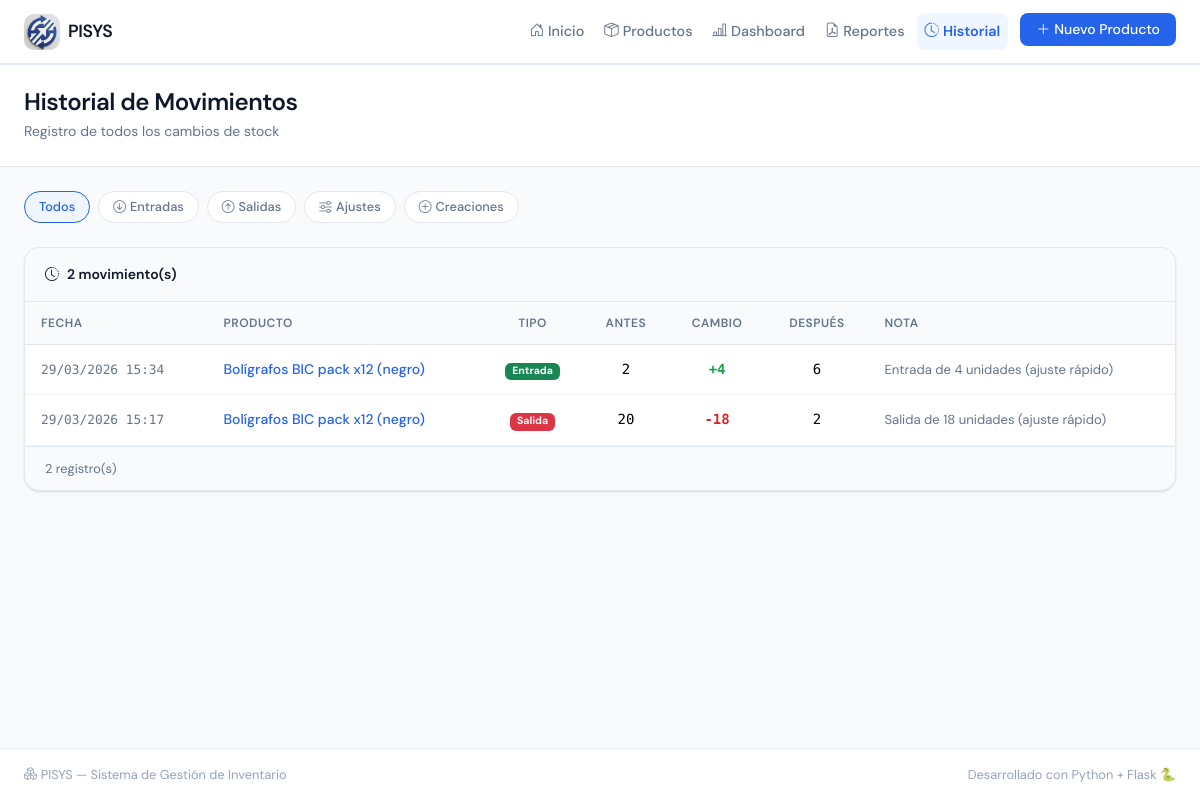
Page /historial on the earlier database version.
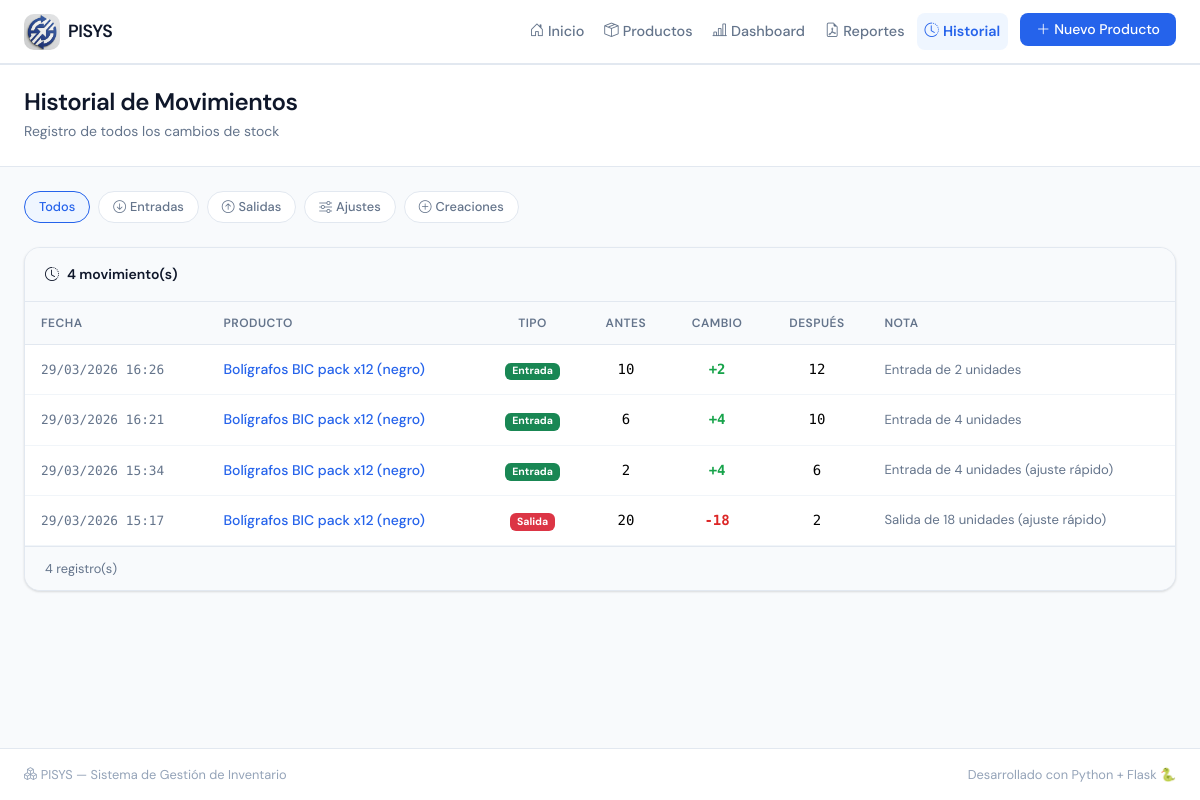
Same page on the later database version.
### app.py (models this page shows, shortened)
class Movimiento(db.Model):
    __tablename__ = 'movimiento'
    id                = db.Column(db.Integer, primary_key=True)
    producto_id       = db.Column(db.Integer, db.ForeignKey('producto.id'), nullable=False)
    tipo              = db.Column(db.String(20), nullable=False, default='ajuste')
    cantidad_cambio   = db.Column(db.Integer, nullable=False)
    cantidad_anterior = db.Column(db.Integer, nullable=False)
    cantidad_nueva    = db.Column(db.Integer, nullable=False)
    nota              = db.Column(db.String(200), nullable=True)
    fecha             = db.Column(db.DateTime, default=datetime.utcnow)
    producto = db.relationship('Producto', backref='movimientos')

class Producto(db.Model):
    __tablename__ = 'producto'
    id             = db.Column(db.Integer, primary_key=True)
    nombre         = db.Column(db.String(100), nullable=False)
    descripcion    = db.Column(db.Text, nullable=True)
    precio         = db.Column(db.Float, nullable=False, default=0.0)
    cantidad       = db.Column(db.Integer, nullable=False, default=0)
    categoria      = db.Column(db.String(50), nullable=True, default='General')
    fecha_creacion = db.Column(db.DateTime, default=datetime.utcnow)

### app.py (the view)
@app.route('/historial')
def historial():
    pagina      = request.args.get('pagina', 1, type=int)
    tipo_filtro = request.args.get('tipo', '')
    consulta = Movimiento.query
    if tipo_filtro:
        consulta = consulta.filter(Movimiento.tipo == tipo_filtro)
    movimientos = consulta.order_by(Movimiento.fecha.desc()) \
                          .paginate(page=pagina, per_page=20, error_out=False)
    return render_template('historial.html', movimientos=movimientos, tipo_filtro=tipo_filtro)

### templates/historial.html (shortened to what this page needs)
{% extends "base.html" %}
{% block contenido %}
<div class="page-header">
    <div class="container-fluid px-4">
        <div class="row align-items-center">
            <div class="col">
                <h1 class="page-title">Historial de Movimientos</h1>
                <p class="page-subtitle">Registro de todos los cambios de stock</p>
            </div>
        </div>
    </div>
</div>
<div class="container-fluid px-4 mt-4 mb-5">
    <div class="d-flex gap-2 mb-4 flex-wrap">
        <a href="{{ url_for('historial') }}"
           class="btn-filtro-tipo {% if not tipo_filtro %}activo{% endif %}">
            Todos
        </a>
        <a href="{{ url_for('historial', tipo='entrada') }}"
           class="btn-filtro-tipo entrada {% if tipo_filtro == 'entrada' %}activo{% endif %}">
            <i class="bi bi-arrow-down-circle me-1"></i>Entradas
        </a>
        <a href="{{ url_for('historial', tipo='salida') }}"
           class="btn-filtro-tipo salida {% if tipo_filtro == 'salida' %}activo{% endif %}">
            <i class="bi bi-arrow-up-circle me-1"></i>Salidas
        </a>
        <a href="{{ url_for('historial', tipo='ajuste') }}"
           class="btn-filtro-tipo ajuste {% if tipo_filtro == 'ajuste' %}activo{% endif %}">
            <i class="bi bi-sliders me-1"></i>Ajustes
        </a>
        <a href="{{ url_for('historial', tipo='creacion') }}"
           class="btn-filtro-tipo creacion {% if tipo_filtro == 'creacion' %}activo{% endif %}">
            <i class="bi bi-plus-circle me-1"></i>Creaciones
        </a>
    </div>
    {% if movimientos.items %}
    <div class="tabla-container">
        <div class="tabla-header">
            <span><i class="bi bi-clock-history me-2"></i>{{ movimientos.total }} movimiento(s)</span>
        </div>
        <div class="table-responsive">
            <table class="table tabla-productos mb-0">
                <thead>
                    <tr>
                        <th>Fecha</th>
                        <th>Producto</th>
                        <th class="text-center">Tipo</th>
                        <th class="text-center">Antes</th>
                        <th class="text-center">Cambio</th>
                        <th class="text-center">Después</th>
                        <th>Nota</th>
                    </tr>
                </thead>
                <tbody>
                    {% for mov in movimientos.items %}
                    <tr class="fila-producto">
                        <td class="mono-font" style="font-size:0.8rem; color: var(--texto-secundario);">
                            {{ mov.fecha.strftime('%d/%m/%Y %H:%M') }}
                        </td>
                        <td>
                            <a href="{{ url_for('detalle_producto', id=mov.producto_id) }}"
                               style="text-decoration:none; color: var(--color-primario); font-weight:500;">
                                {{ mov.producto.nombre }}
                            </a>
                        </td>
                        <td class="text-center">
                            {% if mov.tipo == 'entrada' %}
                                <span class="badge bg-success">Entrada</span>
                            {% elif mov.tipo == 'salida' %}
                                <span class="badge bg-danger">Salida</span>
                            {% elif mov.tipo == 'creacion' %}
                                <span class="badge bg-primary">Creación</span>
                            {% else %}
                                <span class="badge bg-secondary">Ajuste</span>
                            {% endif %}
                        </td>
                        <td class="text-center mono-font">{{ mov.cantidad_anterior }}</td>
                        <td class="text-center mono-font">
                            <span class="{% if mov.cantidad_cambio > 0 %}cambio-positivo{% elif mov.cantidad_cambio < 0 %}cambio-negativo{% else %}cambio-neutro{% endif %}">
                                {% if mov.cantidad_cambio > 0 %}+{% endif %}{{ mov.cantidad_cambio }}
                            </span>
                        </td>
                        <td class="text-center mono-font">{{ mov.cantidad_nueva }}</td>
                        <td style="font-size:0.82rem; color: var(--texto-secundario);">
                            {{ mov.nota or '—' }}
                        </td>
                    </tr>
                    {% endfor %}
                </tbody>
            </table>
        </div>
        <div class="tabla-footer">
            <span>{{ movimientos.total }} registro(s)</span>
        </div>
    </div>
    {% else %}
    <div class="estado-vacio">
        <i class="bi bi-clock-history fs-1 text-muted"></i>
        <h4 class="mt-3">Sin movimientos registrados</h4>
        <p class="text-muted">Los cambios de stock aparecerán aquí automáticamente.</p>
    </div>
    {% endif %}
</div>
{% endblock %}

### templates/base.html (shortened to what this page needs)
<!DOCTYPE html>
<html lang="es">
<head>
    <link href="https://cdn.jsdelivr.net/npm/bootstrap@5.3.3/dist/css/bootstrap.min.css" rel="stylesheet">
    <link href="https://cdn.jsdelivr.net/npm/bootstrap-icons@1.11.3/font/bootstrap-icons.min.css" rel="stylesheet">
    <link href="{{ url_for('static', filename='css/estilos.css') }}" rel="stylesheet">
</head>
<body>
    <nav class="navbar navbar-expand-lg sticky-top" id="navbar-principal">
        <div class="container-fluid px-4">
            <a class="navbar-brand d-flex align-items-center gap-2" href="{{ url_for('inicio') }}">
                <img src="{{ url_for('static', filename='images/logo.png') }}" alt="PISYS Logo"
                    style="width: 36px; height: 36px; border-radius: 10px; object-fit: cover;">
                <span class="brand-text">PISYS</span>
            </a>
            <div class="collapse navbar-collapse" id="navbarMenu">
                <ul class="navbar-nav ms-auto gap-1">
                    <li class="nav-item">
                        <a class="nav-link {% if request.endpoint == 'inicio' %}active{% endif %}" href="{{ url_for('inicio') }}">
                            <i class="bi bi-house-door me-1"></i>Inicio
                        </a>
                    </li>
                    <li class="nav-item">
                        <a class="nav-link {% if request.endpoint == 'lista_productos' %}active{% endif %}" href="{{ url_for('lista_productos') }}">
                            <i class="bi bi-box-seam me-1"></i>Productos
                        </a>
                    </li>
                    <li class="nav-item">
                        <a class="nav-link {% if request.endpoint == 'dashboard' %}active{% endif %}" href="{{ url_for('dashboard') }}">
                            <i class="bi bi-bar-chart-line me-1"></i>Dashboard
                        </a>
                    </li>
                    <li class="nav-item">
                        <a class="nav-link {% if request.endpoint == 'reportes' %}active{% endif %}" href="{{ url_for('reportes') }}">
                            <i class="bi bi-file-earmark-pdf me-1"></i>Reportes
                        </a>
                    </li>
                    <li class="nav-item">
                        <a class="nav-link {% if request.endpoint == 'historial' %}active{% endif %}" href="{{ url_for('historial') }}">
                            <i class="bi bi-clock-history me-1"></i>Historial
                        </a>
                    </li>
                    <li class="nav-item ms-2">
                        <a class="btn btn-agregar" href="{{ url_for('nuevo_producto') }}">
                            <i class="bi bi-plus-lg me-1"></i>Nuevo Producto
                        </a>
                    </li>
                </ul>
            </div>
        </div>
    </nav>
    <main class="main-content">
        {% block contenido %}{% endblock %}
    </main>
    <footer class="footer mt-auto">
        <div class="container-fluid px-4">
            <div class="d-flex justify-content-between align-items-center">
                <span class="footer-text">
                    <i class="bi bi-boxes me-1"></i>PISYS — Sistema de Gestión de Inventario
                </span>
                <span class="footer-text">
                    Desarrollado con Python + Flask 🐍
                </span>
            </div>
        </div>
    </footer>
</body>
</html>

### static/css/estilos.css (style rules this page uses)
:root { --color-primario: #2563EB; --color-primario-hover: #1D4ED8; --color-primario-claro: #EFF6FF; --color-critico: #DC2626; --color-critico-bg: #FEF2F2; --color-bajo: #D97706; --color-bajo-bg: #FFFBEB; --color-normal: #16A34A; --color-normal-bg: #F0FDF4; --color-morado: #7C3AED; --color-morado-bg: #F5F3FF; --bg-principal: #F8FAFC; --bg-card: #FFFFFF; --bg-navbar: #FFFFFF; --texto-principal: #0F172A; --texto-secundario: #64748B; --texto-muted: #94A3B8; --borde: #E2E8F0; --borde-suave: #F1F5F9; --sombra-card: 0 1px 3px rgba(0,0,0,0.08), 0 1px 2px rgba(0,0,0,0.06); --sombra-hover: 0 4px 6px rgba(0,0,0,0.07), 0 2px 4px rgba(0,0,0,0.06); --font-principal: 'DM Sans', sans-serif; --font-mono: 'DM Mono', monospace; --transicion: 0.2s ease; --navbar-height: 64px; }
* { box-sizing: border-box; }
body { font-family: var(--font-principal); background-color: var(--bg-principal); color: var(--texto-principal); min-height: 100vh; display: flex; flex-direction: column; }
#navbar-principal { background-color: var(--bg-navbar); border-bottom: 1px solid var(--borde); height: var(--navbar-height); box-shadow: 0 1px 0 var(--borde); }
.brand-text { font-size: 1.1rem; font-weight: 600; color: var(--texto-principal); letter-spacing: -0.3px; }
.navbar .nav-link { color: var(--texto-secundario); font-size: 0.9rem; font-weight: 500; padding: 0.5rem 0.75rem; border-radius: 8px; transition: all var(--transicion); }
.navbar .nav-link.active { color: var(--color-primario); background-color: var(--color-primario-claro); font-weight: 600; }
.btn-agregar { background-color: var(--color-primario); color: white !important; padding: 0.4rem 1rem; border-radius: 8px; font-size: 0.875rem; font-weight: 500; text-decoration: none; transition: all var(--transicion); display: inline-flex; align-items: center; border: none; }
.page-header { background-color: var(--bg-card); border-bottom: 1px solid var(--borde); padding: 1.5rem 0; }
.page-title { font-size: 1.5rem; font-weight: 600; color: var(--texto-principal); margin: 0; letter-spacing: -0.5px; }
.page-subtitle { color: var(--texto-secundario); font-size: 0.875rem; margin: 0.25rem 0 0; }
.tabla-container { background: var(--bg-card); border: 1px solid var(--borde); border-radius: 16px; overflow: hidden; box-shadow: var(--sombra-card); }
.tabla-header { padding: 1rem 1.25rem; border-bottom: 1px solid var(--borde); background-color: var(--bg-principal); display: flex; align-items: center; justify-content: space-between; font-size: 0.875rem; font-weight: 600; color: var(--texto-principal); }
.tabla-footer { padding: 0.75rem 1.25rem; border-top: 1px solid var(--borde); background-color: var(--bg-principal); display: flex; justify-content: space-between; font-size: 0.8rem; color: var(--texto-secundario); }
.tabla-productos th { font-size: 0.75rem; font-weight: 600; text-transform: uppercase; letter-spacing: 0.5px; color: var(--texto-secundario); background-color: var(--bg-principal); border-bottom: 1px solid var(--borde) !important; padding: 0.75rem 1rem; white-space: nowrap; }
.tabla-productos td { padding: 0.875rem 1rem; vertical-align: middle; border-bottom: 1px solid var(--borde-suave) !important; font-size: 0.875rem; }
.fila-producto { transition: background var(--transicion); }
.main-content { flex: 1; }
.footer { background-color: var(--bg-card); border-top: 1px solid var(--borde); padding: 1rem 0; margin-top: auto; }
.footer-text { font-size: 0.8rem; color: var(--texto-muted); }
.mono-font { font-family: var(--font-mono); }
.cambio-positivo { color: var(--color-normal); font-weight: 700; }
.cambio-negativo { color: var(--color-critico); font-weight: 700; }
.btn-filtro-tipo { padding: 0.35rem 0.875rem; border: 1px solid var(--borde); border-radius: 20px; font-size: 0.8rem; font-weight: 500; text-decoration: none; color: var(--texto-secundario); background: var(--bg-card); transition: all var(--transicion); display: inline-flex; align-items: center; }
.btn-filtro-tipo:hover, .btn-filtro-tipo.activo { background: var(--color-primario-claro); color: var(--color-primario); border-color: var(--color-primario); }

Differences in the rows shown:
added Movimiento: fecha "29/03/2026 16:26", producto.nombre "Bolígrafos BIC pack x12 (negro)", tipo "Entrada", cantidad_anterior "10", cantidad_cambio "2", cantidad_nueva "12", nota "Entrada de 2 unidades"
added Movimiento: fecha "29/03/2026 16:21", producto.nombre "Bolígrafos BIC pack x12 (negro)", tipo "Entrada", cantidad_anterior "6", cantidad_cambio "4", cantidad_nueva "10", nota "Entrada de 4 unidades"
Other differences:
{{ movimientos.total }}: "2" → "4"
